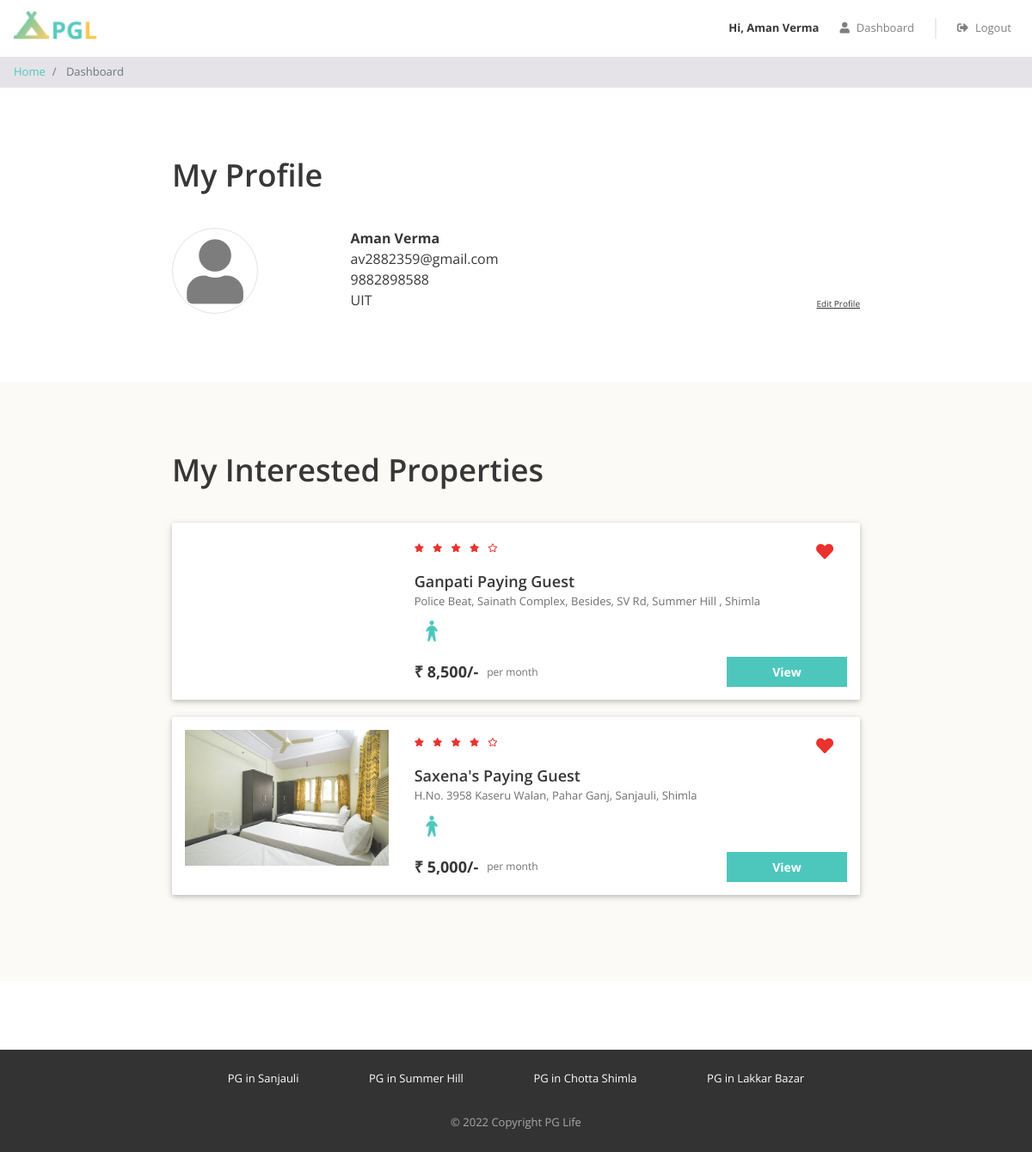
The app's page /dashboard.php (signed in) with its own data.
### tables this page shows
CREATE TABLE `users` (
  `id` int(11) NOT NULL,
  `email` varchar(100) NOT NULL,
  `password` varchar(100) NOT NULL,
  `full_name` varchar(100) NOT NULL,
  `phone` varchar(20) NOT NULL,
  `gender` enum('male','female') NOT NULL,
  `college_name` varchar(100) NOT NULL
);

CREATE TABLE `interested_users_properties` (
  `id` int(11) NOT NULL,
  `user_id` int(11) NOT NULL,
  `property_id` int(11) NOT NULL
);

CREATE TABLE `properties` (
  `id` int(11) NOT NULL,
  `city_id` int(11) NOT NULL,
  `name` varchar(100) NOT NULL,
  `address` varchar(255) NOT NULL,
  `description` longtext NOT NULL,
  `gender` enum('male','female','unisex') NOT NULL,
  `rent` int(11) NOT NULL,
  `rating_clean` float(2,1) NOT NULL,
  `rating_food` float(2,1) NOT NULL,
  `rating_safety` float(2,1) NOT NULL
);

### dashboard.php (the view, shortened to what this page needs)
<?php
require "includes/database_connect.php";
$user_id = $_SESSION['user_id'];
$sql_1 = "SELECT * FROM users WHERE id = $user_id";
$result_1 = mysqli_query($conn, $sql_1);
$user = mysqli_fetch_assoc($result_1);
$sql_2 = "SELECT *
            FROM interested_users_properties iup
            INNER JOIN properties p ON iup.property_id = p.id
            WHERE iup.user_id = $user_id";
$result_2 = mysqli_query($conn, $sql_2);
$interested_properties = mysqli_fetch_all($result_2, MYSQLI_ASSOC);
?>
<!DOCTYPE html>
<html lang="en">
<head>
    <?php
    include "includes/head_links.php";
    ?>
    <link href="css/dashboard.css" rel="stylesheet" />
</head>
<body>
    <?php
    include "includes/header.php";
    ?>
    <nav aria-label="breadcrumb">
        <ol class="breadcrumb py-2">
            <li class="breadcrumb-item">
                <a href="index.php">Home</a>
            </li>
            <li class="breadcrumb-item active" aria-current="page">
                Dashboard
            </li>
        </ol>
    </nav>
    <div class="my-profile page-container">
        <h1>My Profile</h1>
        <div class="row">
            <div class="col-md-3 profile-img-container">
                <i class="fas fa-user profile-img"></i>
            </div>
            <div class="col-md-9">
                <div class="row no-gutters justify-content-between align-items-end">
                    <div class="profile">
                        <div class="name"><?= $user['full_name'] ?></div>
                        <div class="email"><?= $user['email'] ?></div>
                        <div class="phone"><?= $user['phone'] ?></div>
                        <div class="college"><?= $user['college_name'] ?></div>
                    </div>
                    <div class="edit">
                        <div class="edit-profile">Edit Profile</div>
                    </div>
                </div>
            </div>
        </div>
    </div>
        <div class="my-interested-properties">
            <div class="page-container">
                <h1>My Interested Properties</h1>
                <?php
                    if (count($interested_properties) > 0) {
                ?>
                <?php
                foreach ($interested_properties as $property) {
                    $property_images = glob("img/properties/" . $property['id'] . "/*");
                ?>
                    <div class="property-card property-id-<?= $property['id'] ?> row">
                        <div class="image-container col-md-4">
                            <img src="<?= $property_images[0] ?>" />
                        </div>
                        <div class="content-container col-md-8">
                            <div class="row no-gutters justify-content-between">
                                <?php
                                $total_rating = ($property['rating_clean'] + $property['rating_food'] + $property['rating_safety']) / 3;
                                $total_rating = round($total_rating, 1);
                                ?>
                                <div class="star-container" title="<?= $total_rating ?>">
                                    <?php
                                    $rating = $total_rating;
                                    for ($i = 0; $i < 5; $i++) {
                                        if ($rating >= $i + 0.8) {
                                    ?>
                                            <i class="fas fa-star"></i>
                                        <?php
                                        } elseif ($rating >= $i + 0.3) {
                                        ?>
                                            <i class="fas fa-star-half-alt"></i>
                                        <?php
                                        } else {
                                        ?>
                                            <i class="far fa-star"></i>
                                    <?php
                                        }
                                    }
                                    ?>
                                </div>
                                <div class="interested-container">
                                    <i class="is-interested-image fas fa-heart" property_id="<?= $property['id'] ?>"></i>
                                </div>
                            </div>
                            <div class="detail-container">
                                <div class="property-name"><?= $property['name'] ?></div>
                                <div class="property-address"><?= $property['address'] ?></div>
                                <div class="property-gender">
                                    <?php
                                    if ($property['gender'] == "male") {
                                    ?>
                                        <img src="img/male.png">
                                    <?php
                                    } elseif ($property['gender'] == "female") {
                                    ?>
                                        <img src="img/female.png">
                                    <?php
                                    } else {
                                    ?>
                                        <img src="img/unisex.png">
                                    <?php
                                    }
                                    ?>
                                </div>
                            </div>
                            <div class="row no-gutters">
                                <div class="rent-container col-6">
                                    <div class="rent">₹ <?= number_format($property['rent']) ?>/-</div>
                                    <div class="rent-unit">per month</div>
                                </div>
                                <div class="button-container col-6">
                                    <a href="property_detail.php?property_id=<?= $property['id'] ?>" class="btn btn-primary">View</a>
                                </div>
                            </div>
                        </div>
                    </div>
                <?php
                }
                ?>
                <?php
                        }
                ?>
            </div>
        </div>
    <?php
    include "includes/footer.php";
    ?>
</body>
</html>

### css/common.css (style rules this page uses)
* { box-sizing: border-box; font-family: 'Open Sans', sans-serif; }
body { color: #373737; font-size: 16px; position: relative; }
h1, h2, h3, h4, h5, h6 { font-weight: 600; }
h1 { font-size: 36px; margin-bottom: 40px; }
.btn-primary, .btn-warning, .btn-danger { color: white; font-weight: bold; }
.breadcrumb { background-color: #e5e3e8; font-size: 13px; border-radius: 0px; margin-bottom: 0px; }
.page-container { max-width: 800px; padding: 80px 0px; margin: auto; }

### css/dashboard.css (style rules this page uses)
.profile-img { color: #7d7d7d; font-size: 75px; text-align: center; border: 1px solid #e4e4e4; border-radius: 50%; height: 100px; width: 100px; line-height: 100px; }
.profile .name { font-weight: bold; }
.edit-profile { font-size: 10px; text-decoration: underline; cursor: pointer; }
.my-interested-properties { margin-bottom: 80px; background-color: #fcfaf7; }
.property-card { background-color: #ffffff; border-radius: 2px; padding: 15px 0px; margin: 20px auto; box-shadow: 0 2px 5px 0 rgba(0, 0, 0, 0.16), 0 2px 10px 0 rgba(0, 0, 0, 0.12); }
.image-container { text-align: center; }
.image-container img { width: 100%; max-width: 300px; }
.star-container i { color: #EA322E; font-size: 10px; margin-right: 6px; }
.interested-container { text-align: center; padding: 8px 16px; }
.interested-container i { color: #EA322E; font-size: 20px; cursor: pointer; }
.detail-container { padding-bottom: 10px; }
.property-name { font-size: 18px; font-weight: 600; }
.property-address { color: #6f6f6f; font-size: 13px; padding-bottom: 5px; }
.property-gender img { width: 40px; }
.rent-container { display: flex; align-items: center; }
.rent { font-size: 18px; font-weight: bold; padding-right: 10px; }
.rent-unit { color: #6f6f6f; font-size: 12px; }
.button-container .btn { font-size: 14px; border-radius: 0px; width: 140px; float: right; }

### records on screen
users: full_name "Aman Verma", email "av2882359@gmail.com", phone "9882898588", college_name "UIT"
interested_users_properties: property.name "Ganpati Paying Guest", property.address "Police Beat, Sainath Complex, Besides, SV Rd, Summer Hill , Shimla", property.rent "8,500"
interested_users_properties: property.name "Saxena's Paying Guest", property.address "H.No. 3958 Kaseru Walan, Pahar Ganj, Sanjauli, Shimla", property.rent "5,000"

### other values on screen
$_SESSION["full_name"] "Aman Verma"
